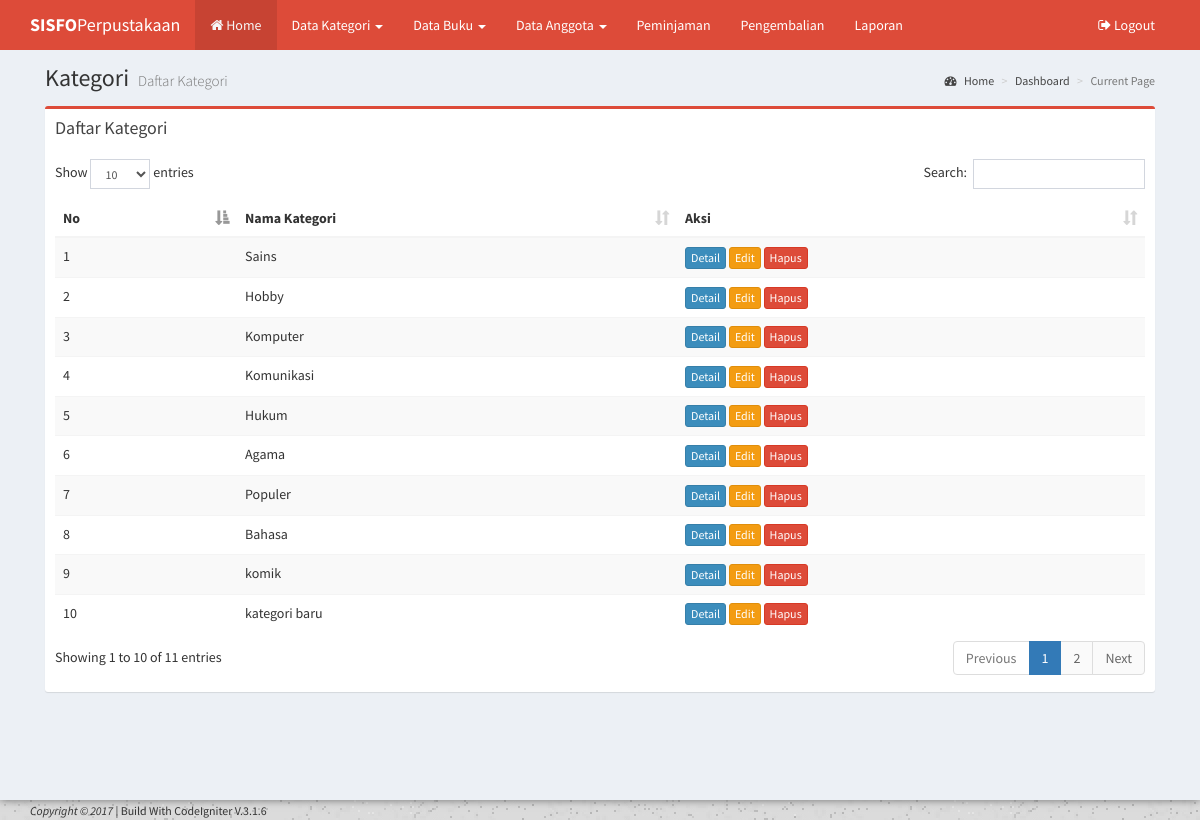
Page /index.php/kategori on the committed database.
### tables this page shows
CREATE TABLE `kategori` (
  `id_kategori` int(5) NOT NULL,
  `nama_kategori` varchar(45) NOT NULL
);

### application/views/template/my_template.php (called while the page is built)
<?php $this->load->view("/partial/header");?>
<?php $this->load->view("/partial/navbar");?>
<?php $this->load->view("/partial/top_navigation");?>
<?php $this->load->view($content);?>
<?php $this->load->view("/partial/footer");?>

### application/controllers/Kategori.php (called while the page is built, shortened)
<?php
class Kategori extends CI_Controller {
	public function __construct()
	{
		$this->load->model('Kategori_Model');
	}
	public function index()
	{
		$data =
		[
			'title' => 'Kategori',
			'sub_title' => 'Daftar Kategori',
			'content' => 'kategori/index',
			'show' => $this->Kategori_Model->index()->result()
		];
		$this->load->view('template/my_template', $data);
	}
}

### index.php (called while the page is built, shortened)
<?php
require_once BASEPATH.'core/CodeIgniter.php';

### application/models/Kategori_Model.php (called while the page is built, shortened)
 <?php
class Kategori_Model extends CI_Model {
	public function index()
	{
		return $this->db->get('kategori');
	}
}

### application/views/kategori/index.php (the view, shortened to what this page needs)
<section class="content">
	<div class="row">
		<div class="col-sm-12">
			<div class="box box-danger">
				<div class="box-header">
					<h3 class="box-title"><?=$sub_title;?></h3>
				</div>
				<div class="box-body">
					<div class="table-responsive">
						<table class="table table-striped" id="example1">
							<thead>
								<tr>
									<th>No</th>
									<th>Nama Kategori</th>
									<th>Aksi</th>
								</tr>
							</thead>
							<tbody>
								<?php
								foreach ($show as $key => $data) {
								?>
								<tr>
									<td><?=$key+1;?></td>
									<td><?=$data->nama_kategori;?></td>
									<td>
										<a href="#" class="btn btn-xs btn-primary">Detail</a>
										<a href="<?=site_url('kategori/edit/'.$data->id_kategori);?>" class="btn btn-xs btn-warning">Edit</a>
										<a href="<?=site_url('kategori/delete/'.$data->id_kategori);?>" class="btn btn-xs btn-danger">Hapus</a>
									</td>
								</tr>
								<?php
								}
								?>
							</tbody>
							<body>
						</table>
					</div>
				</div>
			</div>
		</div>
	</div>
</section>

### application/views/partial/header.php (shortened to what this page needs)
<!DOCTYPE html>
<html>
<head>
  <link rel="stylesheet" href="<?=base_url();?>assets/bootstrap/css/bootstrap.min.css">
  <link rel="stylesheet" href="https://cdnjs.cloudflare.com/ajax/libs/font-awesome/4.5.0/css/font-awesome.min.css">
  <link rel="stylesheet" href="https://cdnjs.cloudflare.com/ajax/libs/ionicons/2.0.1/css/ionicons.min.css">
  <link rel="stylesheet" href="<?=base_url();?>assets/plugins/datatables/dataTables.bootstrap.css">
  <link rel="stylesheet" href="<?=base_url();?>assets/plugins/datepicker/datepicker3.css">
  <link rel="stylesheet" href="<?=base_url();?>assets/dist/css/AdminLTE.min.css">
  <link rel="stylesheet" href="<?=base_url();?>assets/dist/css/skins/_all-skins.min.css">
</head>
<body class="hold-transition skin-red layout-top-nav layout-boxed">
<div class="wrapper">

### application/views/partial/navbar.php (shortened to what this page needs)
<header class="main-header">
    <nav class="navbar navbar-static-top">
      <div class="container">
        <div class="navbar-header">
          <a href="<?=base_url();?>index.php" class="navbar-brand"><b>SISFO</b>Perpustakaan</a>
        </div>
        <div class="collapse navbar-collapse pull-left" id="navbar-collapse">
          <ul class="nav navbar-nav">
            <li class="active"><a href="<?=base_url();?>index.php"> <i class="fa fa-home"></i> Home </a></li>
            <li class="dropdown">
              <a href="#" class="dropdown-toggle" data-toggle="dropdown">Data Kategori <span class="caret"></span></a>
            </li>
            <li class="dropdown">
              <a href="#" class="dropdown-toggle" data-toggle="dropdown">Data Buku <span class="caret"></span></a>
            </li>
      			<li class="dropdown">
              <a href="#" class="dropdown-toggle" data-toggle="dropdown">Data Anggota <span class="caret"></span></a>
            </li>
      			<li><a href="<?=site_url('peminjaman');?>">Peminjaman</a></li>
      			<li><a href="<?=site_url('pengembalian');?>">Pengembalian</a></li>
      			<li><a href="<?=site_url('laporan');?>">Laporan</a></li>
          </ul>
        </div>
        <div class="navbar-custom-menu">
          <ul class="nav navbar-nav">
            <li><a href="<?=base_url();?>logout.php"> <i class="fa fa-sign-out"></i> Logout</a></li>
          </ul>
        </div>
      </div>
    </nav>
 </header>

### application/views/partial/top_navigation.php
<div class="content-wrapper">
    <div class="container">
      <section class="content-header">
        <h1>
          <?=$title;?>
          <small><?=$sub_title;?></small>
        </h1>
        <ol class="breadcrumb">
          <li><a href="#"><i class="fa fa-dashboard"></i> Home</a></li>
          <li><a href="#">Dashboard</a></li>
          <li class="active">Current Page</li>
        </ol>
      </section>

### application/views/partial/footer.php (shortened to what this page needs)
		</div>
	</div>
</div>
<footer>
	<div class="footer">
		<div class="container">
			<small><i>Copyright &copy; 2017</i> | Build With CodeIgniter V.3.1.6</small>
		</div>
	</div>
</footer>
</body>
</html>

### rows in the picture
kategori: nama_kategori "Sains"
kategori: nama_kategori "Hobby"
kategori: nama_kategori "Komputer"
kategori: nama_kategori "Komunikasi"
kategori: nama_kategori "Hukum"
kategori: nama_kategori "Agama"
kategori: nama_kategori "Populer"
kategori: nama_kategori "Bahasa"
kategori: nama_kategori "komik"
kategori: nama_kategori "kategori baru"

### other values in the picture
$title "Kategori"
$sub_title "Daftar Kategori"
